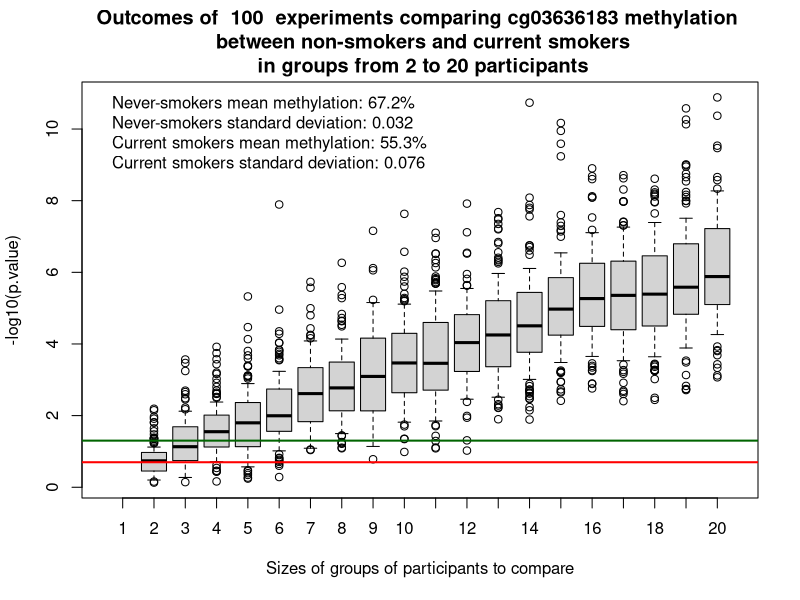

Recreate this plot in R.

# STAGE EXPERIMENTS

# Never smokers (ns): Mean and standard deviation of beta
ns_mean <- 0.672
ns_sd <- 0.032

# Current smokers (cs): Mean and standard deviation of beta 
cs_mean <- 0.553
cs_sd <- 0.076

# Number of experiments
nexpr <- 100

# Run a single experiment
run_experiment <- function(size, ns_mean, ns_sd, cs_mean, cs_sd)
{
    ns_data <- rnorm(size, mean = ns_mean, sd = ns_sd)
    cs_data <- rnorm(size, mean = cs_mean, sd = cs_sd)

    test <- t.test(ns_data, cs_data)
    return(test$p.value)
}


# MODEL EXPERIMENTS

# Sizes of test groups to compare
all_results <- list()
for (size in c(2:20))
{
    results <- NULL
    for (experiment in c(1:nexpr))
    {
        results <- c(results, run_experiment(size, ns_mean, ns_sd, cs_mean, cs_sd))
    }

    all_results[[size]] <- -log10(results)
}

pdf("Plots/define_sample_size_requirments.pdf", height = 6, width = 10)
    boxplot(all_results,
            ylab = "-log10(p.value)", 
    	    xlab = "Sizes of groups of participants to compare",
            range = 0.5,
    	    main = paste("Outcomes of ", nexpr, " experiments comparing cg03636183 methylation \n",
                         "between non-smokers and current smokers\n",
                         "in groups from 2 to 20 participants"))
    abline(h = -log10(0.05), col = "darkgreen", lwd = 2)
    abline(h = -log10(0.2), col = "red", lwd = 2)
    legend("topleft", pch = 19, col = "white",
           legend = c(paste("Never-smokers mean methylation: ", 100*ns_mean, "%", sep = ""),
                      paste("Never-smokers standard deviation: ", ns_sd, sep = ""),
                      paste("Current smokers mean methylation: ", 100*cs_mean, "%", sep = ""),
                      paste("Current smokers standard deviation: ", cs_sd, sep = "")),
           bty = "n")

dev.off()


